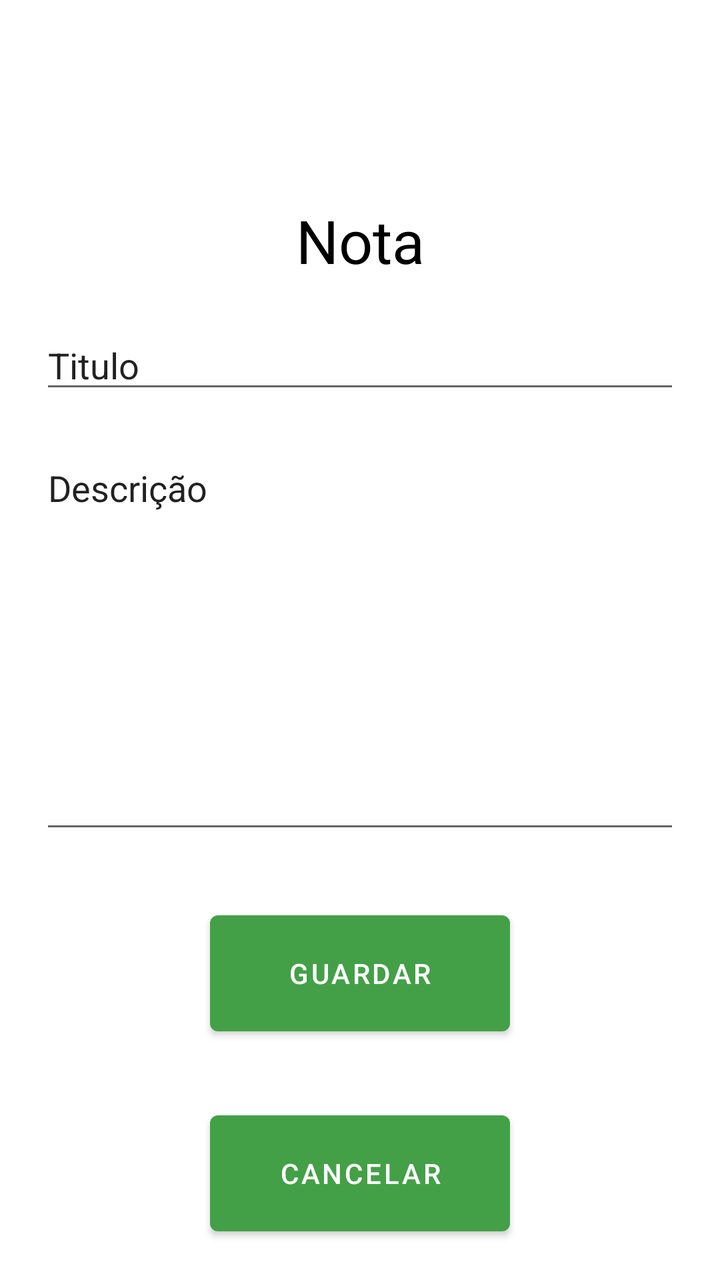
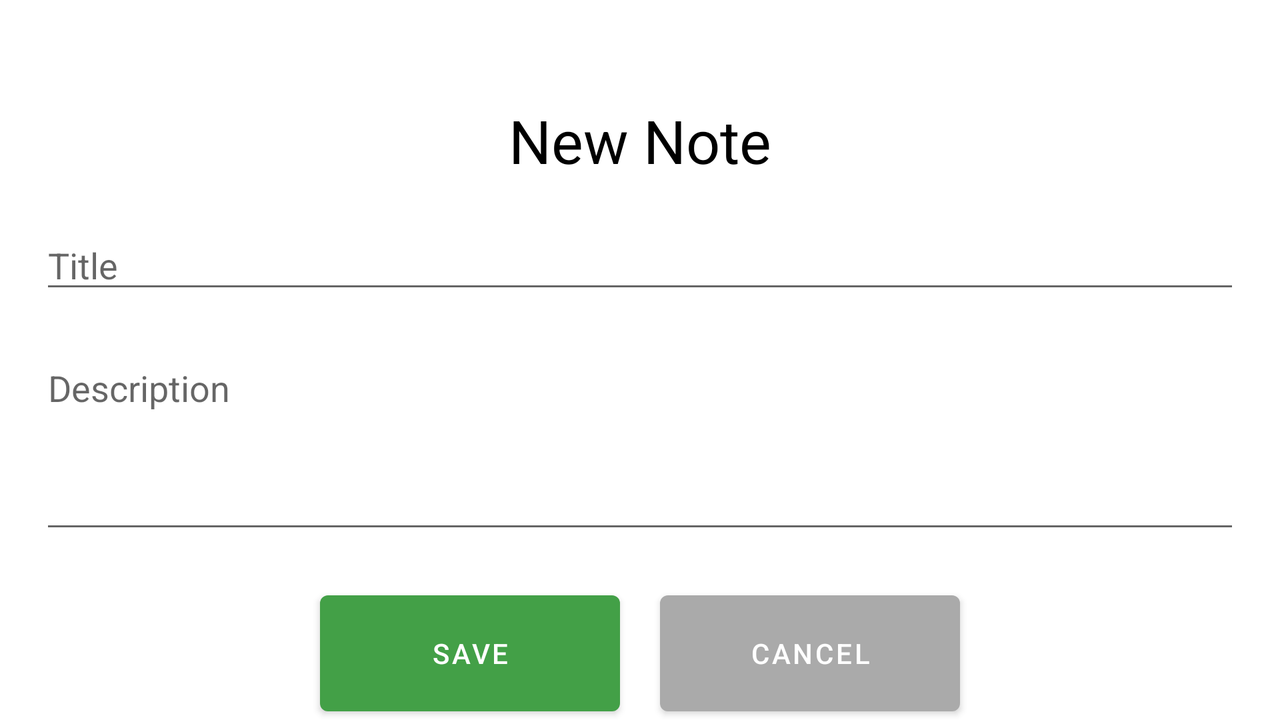

First picture: res/layout/ on a phone held upright. Second picture: the repository's own variant of that layout, on a device whose configuration matches the variant's folder. Source for both follows.
<!-- AndroidManifest.xml: application theme Theme.CM_Projeto_20537 -->
<!-- res/layout/activity_add_notas.xml -->
<?xml version="1.0" encoding="utf-8"?>
<LinearLayout xmlns:android="http://schemas.android.com/apk/res/android"
    xmlns:app="http://schemas.android.com/apk/res-auto"
    android:layout_width="match_parent"
    android:layout_height="match_parent"
    android:orientation="vertical">


    <TextView
        android:id="@+id/textView3"
        android:layout_width="match_parent"
        android:layout_height="wrap_content"
        android:layout_marginTop="100dp"
        android:gravity="center_horizontal"
        android:text="Nota"
        android:textColor="@color/black"
        android:textSize="30dp" />

    <EditText
        android:id="@+id/editTextTextPersonName"
        android:layout_width="match_parent"
        android:layout_height="wrap_content"
        android:ems="10"
        android:inputType="textPersonName"
        android:layout_marginHorizontal="20dp"
        android:layout_marginTop="20dp"
        android:text="Titulo" />

    <EditText
        android:id="@+id/editTextTextPersonName2"
        android:layout_marginTop="20dp"
        android:layout_width="match_parent"
        android:layout_height="200dp"
        android:inputType="textPersonName"
        android:layout_marginHorizontal="20dp"
        android:gravity="top"
        android:text="Descrição" />

    <Button
        android:id="@+id/btGuardarNota"
        android:layout_width="150dp"
        android:layout_height="70dp"
        android:layout_gravity="center_horizontal"
        android:layout_marginTop="30dp"
        android:gravity="center"
        android:text="Guardar"
        app:backgroundTint="#43A047" />

    <Button
        android:id="@+id/btCancelar"
        android:layout_width="150dp"
        android:layout_height="70dp"
        android:layout_gravity="center_horizontal"
        android:layout_marginTop="30dp"
        android:gravity="center"
        android:text="Cancelar"
        app:backgroundTint="#43A047" />
</LinearLayout>
<!-- resources referenced by this layout -->
<resources>
  <style name="Theme.CM_Projeto_20537" parent="Theme.MaterialComponents.DayNight.DarkActionBar">
          
          <item name="colorPrimary">@color/purple_500</item>
          <item name="colorPrimaryVariant">@color/purple_700</item>
          <item name="colorOnPrimary">@color/white</item>
          
          <item name="colorSecondary">@color/teal_200</item>
          <item name="colorSecondaryVariant">@color/teal_700</item>
          <item name="colorOnSecondary">@color/black</item>
          
          <item name="android:statusBarColor" tools:targetApi="l">?attr/colorPrimaryVariant</item>
          
      </style>
</resources>
<!-- res/layout-land/activity_add_notas.xml (the repository's variant of the layout above) -->
<!-- drawn on the phone turned sideways -->
<?xml version="1.0" encoding="utf-8"?>
<LinearLayout xmlns:android="http://schemas.android.com/apk/res/android"
    xmlns:app="http://schemas.android.com/apk/res-auto"
    android:layout_width="match_parent"
    android:layout_height="match_parent"
    android:orientation="vertical">


    <TextView
        android:id="@+id/textView3"
        android:layout_width="match_parent"
        android:layout_height="wrap_content"
        android:layout_marginTop="50dp"
        android:gravity="center_horizontal"
        android:text="@string/textNote"
        android:textColor="@color/black"
        android:textSize="30dp" />

    <EditText
        android:id="@+id/addNotaTitulo"
        android:layout_width="match_parent"
        android:layout_height="wrap_content"
        android:ems="10"
        android:inputType="textPersonName"
        android:layout_marginHorizontal="20dp"
        android:layout_marginTop="20dp"
        android:hint="@string/newNoteTitle" />

    <EditText
        android:id="@+id/addNotaDescricao"
        android:layout_marginTop="20dp"
        android:layout_width="match_parent"
        android:layout_height="100dp"
        android:inputType="textPersonName"
        android:layout_marginHorizontal="20dp"
        android:gravity="top"
        android:hint="@string/newNoteDescri" />

    <LinearLayout
        android:layout_width="match_parent"
        android:layout_height="match_parent"
        android:layout_marginHorizontal="20dp"
        android:layout_marginTop="20dp"
        android:gravity="center"
        android:orientation="horizontal">

    <Button
        android:id="@+id/btGuardarNota"
        android:layout_width="150dp"
        android:layout_height="70dp"
        android:layout_gravity="center_horizontal"
        android:layout_marginTop="50dp"
        android:layout_marginRight="20dp"
        android:gravity="center"
        android:text="@string/btSave"
        app:backgroundTint="#43A047"
        android:onClick="btAddNotaGuardar"/>

        <Button
            android:id="@+id/btCancelar"
            android:layout_width="150dp"
            android:layout_height="70dp"
            android:layout_gravity="center_horizontal"
            android:layout_marginTop="30dp"
            android:gravity="center"
            android:onClick="btAddNotaCancelar"
            android:text="@string/btCancel"
            app:backgroundTint="@android:color/darker_gray" />
    </LinearLayout>

</LinearLayout>
<!-- resources referenced by the variant -->
<!-- as the phone turned sideways resolves them -->
<resources>
  <string name="btCancel">Cancel</string>
  <string name="btSave">Save</string>
  <string name="newNoteDescri">Description</string>
  <string name="newNoteTitle">Title</string>
  <string name="textNote">New Note</string>
  <style name="Theme.CM_Projeto_20537" parent="Theme.MaterialComponents.DayNight.DarkActionBar">
          
          <item name="colorPrimary">@color/purple_500</item>
          <item name="colorPrimaryVariant">@color/purple_700</item>
          <item name="colorOnPrimary">@color/white</item>
          
          <item name="colorSecondary">@color/teal_200</item>
          <item name="colorSecondaryVariant">@color/teal_700</item>
          <item name="colorOnSecondary">@color/black</item>
          
          <item name="android:statusBarColor" tools:targetApi="l">?attr/colorPrimaryVariant</item>
          
      </style>
</resources>
